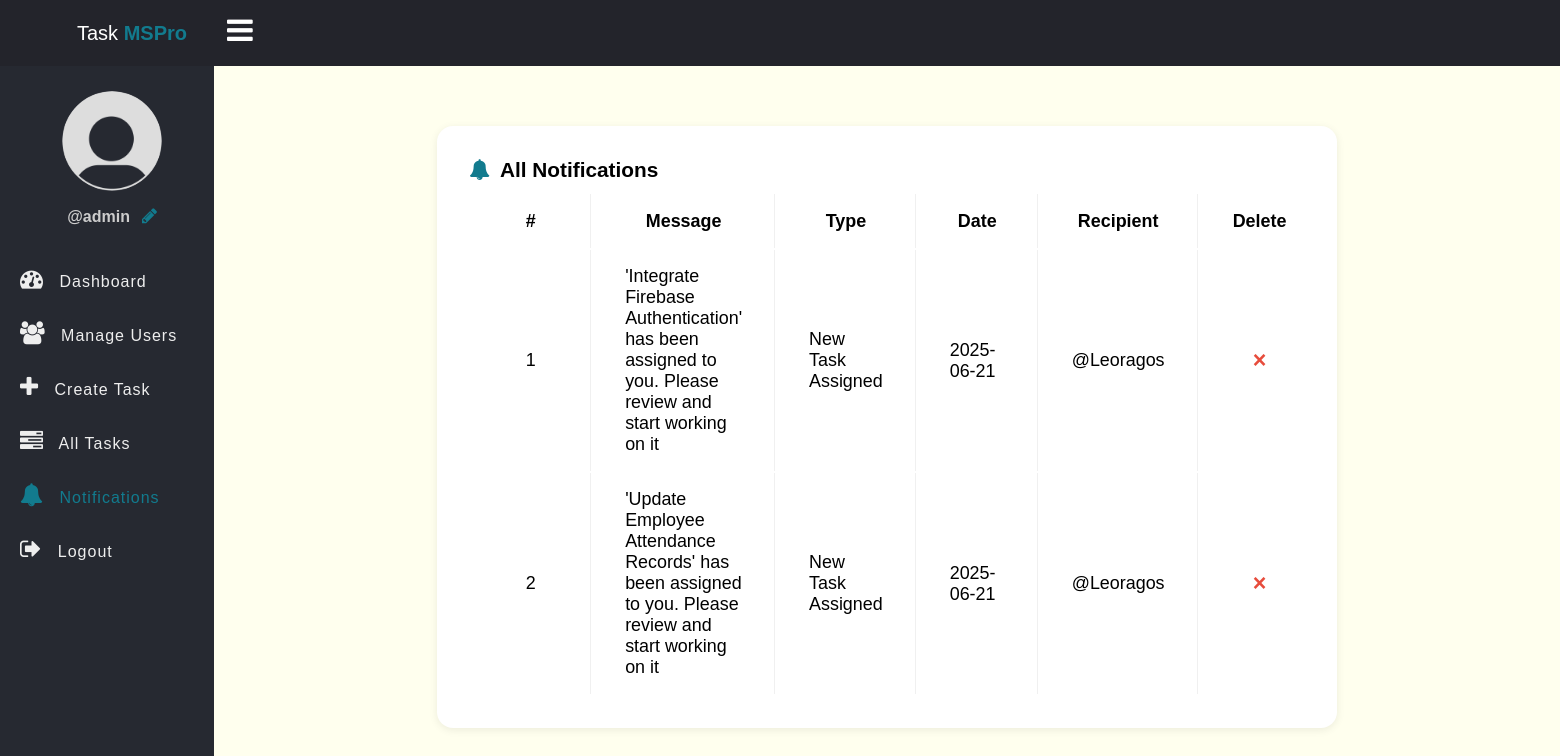
Screenshot of /notifications.php (signed in) with the database file from the repository.
### tables this page shows
CREATE TABLE `notifications` (
  `id` int(11) NOT NULL,
  `message` text NOT NULL,
  `recipient` int(11) NOT NULL,
  `type` varchar(50) NOT NULL,
  `date` date NOT NULL DEFAULT current_timestamp(),
  `is_read` tinyint(1) DEFAULT 0
);

CREATE TABLE `users` (
  `id` int(11) NOT NULL,
  `full_name` varchar(50) NOT NULL,
  `username` varchar(50) NOT NULL,
  `email` varchar(255) NOT NULL,
  `password` varchar(255) NOT NULL,
  `role` enum('admin','employee') NOT NULL,
  `department` varchar(100) DEFAULT NULL,
  `created_at` timestamp NOT NULL DEFAULT current_timestamp()
);

### notifications.php (the view, shortened to what this page needs)
<?php
if (isset($_SESSION['role']) && isset($_SESSION['id'])) {
    include "app/Model/Notification.php";
    if ($_SESSION['role'] == 'admin') {
        $stmt = $conn->prepare("SELECT * FROM notifications ORDER BY id DESC");
        $stmt->execute();
        $notifications = $stmt->fetchAll();
    } else {
        $notifications = get_all_my_notifications($conn, $_SESSION['id']);
    }
 ?>
<!DOCTYPE html>
<html>
<head>
	<link rel="stylesheet" href="https://stackpath.bootstrapcdn.com/font-awesome/4.7.0/css/font-awesome.min.css">
	<link rel="stylesheet" href="css/style.css">
</head>
<body>
	<?php include "inc/header.php" ?>
	<div class="body">
		<?php include "inc/nav.php" ?>
		<section class="section-1" style="display: flex; flex-direction: column; align-items: center; min-height: 80vh;">
			<div class="card" style="max-width: 900px; width: 100%; box-shadow: 0 2px 8px rgba(0,0,0,0.08); border-radius: 16px; background: #fff; margin-top: 30px;">
				<div class="card-body" style="padding: 2rem;">
					<h4 class="title mb-4" style="font-size: 1.3rem; font-weight: bold; display: flex; align-items: center; gap: 10px;">
						<i class="fa fa-bell" style="color: #127b8e;"></i> All Notifications
					</h4>
					<?php if ($notifications != 0) { ?>
					<div style="overflow-x: auto;">
						<table class="table table-striped table-bordered" style="width: 100%; min-width: 700px;">
							<thead>
								<tr>
									<th style="text-align:center;">#</th>
									<th>Message</th>
									<th>Type</th>
									<th>Date</th>
									<th>Recipient</th>
									<th style="text-align:center;">Delete</th>
								</tr>
							</thead>
							<tbody>
								<?php $i=0; foreach ($notifications as $notification) { ?>
								<tr>
									<td style="text-align:center; vertical-align:middle;"> <?=++$i?> </td>
									<td style="vertical-align:middle;"> <?=$notification['message']?> </td>
									<td style="vertical-align:middle;"> <?=$notification['type']?> </td>
									<td style="vertical-align:middle;"> <?=$notification['date']?> </td>
									<td style="vertical-align:middle;">
										<?php if ($_SESSION['role'] == 'admin') {
											$recipient_id = $notification['recipient'];
											$stmt = $conn->prepare("SELECT username FROM users WHERE id=?");
											$stmt->execute([$recipient_id]);
											$user = $stmt->fetch();
											echo $user ? '@' . htmlspecialchars($user['username']) : 'Unknown';
										} else {
											echo $notification['recipient'];
										} ?>
									</td>
									<td style="text-align:center; vertical-align:middle;">
										<a href="app/delete-notification.php?id=<?=$notification['id']?>" onclick="return confirm('Delete this notification?');" style="color:#e74c3c; font-size:1.3em; text-decoration:none; font-weight:bold;">
											&times;
										</a>
									</td>
								</tr>
								<?php } ?>
							</tbody>
						</table>
					</div>
					<?php  }?>
				</div>
			</div>
		</section>
	</div>
</body>
</html>
<?php }else{
   $em = "First login";
   header("Location: login.php?error=$em");
   exit();
}
 ?>

### css/style.css (style rules this page uses)
* { padding: 0; margin: 0; box-sizing: border-box; font-family: arial, sans-serif; }
.body { display: flex; }
.section-1 { padding: 30px; }
.section-1 .title { margin-bottom: 10px; }
.section-1 { width: 100%; background: #ffe; }
.table th, .table td, .main-table th, .main-table td { padding: 14px 32px !important; min-width: 120px; border-right: 1px solid #f0f0f0; }
.table th:last-child, .table td:last-child, .main-table th:last-child, .main-table td:last-child { border-right: none; }

### notifications.php (style rules this page uses)
.table { font-size: 1.12rem; }
.table th, .table td { padding: 16px 32px !important; min-width: 120px; }
.table tr { height: 54px; }

### rows the page displays
notifications: message "'Integrate Firebase Authentication' has been assigned to you. Please review and start working on it", type "New Task Assigned", date "2025-06-21", users.username "Leoragos"
notifications: message "'Update Employee Attendance Records' has been assigned to you. Please review and start working on it", type "New Task Assigned", date "2025-06-21", users.username "Leoragos"

### other values shown
$_SESSION['username'] "admin"
